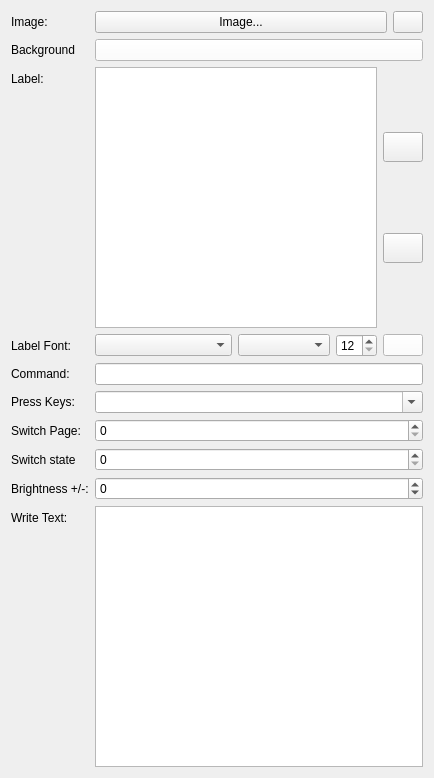
<?xml version="1.0" encoding="UTF-8"?>
<ui version="4.0">
 <class>ButtonForm</class>
 <widget class="QWidget" name="ButtonForm">
  <property name="geometry">
   <rect>
    <x>0</x>
    <y>0</y>
    <width>434</width>
    <height>778</height>
   </rect>
  </property>
  <property name="windowTitle">
   <string>Form</string>
  </property>
  <layout class="QFormLayout" name="formLayout">
   <item row="0" column="0">
    <widget class="QLabel" name="label">
     <property name="text">
      <string>Image:</string>
     </property>
    </widget>
   </item>
   <item row="0" column="1">
    <layout class="QHBoxLayout" name="horizontalLayout_2">
     <property name="spacing">
      <number>6</number>
     </property>
     <item>
      <widget class="QPushButton" name="add_image">
       <property name="text">
        <string>Image...</string>
       </property>
      </widget>
     </item>
     <item>
      <widget class="QPushButton" name="remove_image">
       <property name="sizePolicy">
        <sizepolicy hsizetype="Minimum" vsizetype="Minimum">
         <horstretch>0</horstretch>
         <verstretch>0</verstretch>
        </sizepolicy>
       </property>
       <property name="maximumSize">
        <size>
         <width>30</width>
         <height>16777215</height>
        </size>
       </property>
       <property name="toolTip">
        <string>Remove the image from the button</string>
       </property>
       <property name="text">
        <string/>
       </property>
       <property name="icon">
        <iconset resource="resources.qrc">
         <normaloff>:/icons/icons/cross.png</normaloff>:/icons/icons/cross.png</iconset>
       </property>
      </widget>
     </item>
    </layout>
   </item>
   <item row="1" column="0">
    <widget class="QLabel" name="label_9">
     <property name="text">
      <string>Background</string>
     </property>
    </widget>
   </item>
   <item row="1" column="1">
    <widget class="QPushButton" name="background_color">
     <property name="sizePolicy">
      <sizepolicy hsizetype="Preferred" vsizetype="Maximum">
       <horstretch>0</horstretch>
       <verstretch>0</verstretch>
      </sizepolicy>
     </property>
     <property name="maximumSize">
      <size>
       <width>16777215</width>
       <height>16777215</height>
      </size>
     </property>
     <property name="palette">
      <palette>
       <active>
        <colorrole role="WindowText">
         <brush brushstyle="SolidPattern">
          <color alpha="255">
           <red>0</red>
           <green>0</green>
           <blue>0</blue>
          </color>
         </brush>
        </colorrole>
        <colorrole role="Button">
         <brush brushstyle="SolidPattern">
          <color alpha="255">
           <red>255</red>
           <green>255</green>
           <blue>255</blue>
          </color>
         </brush>
        </colorrole>
        <colorrole role="Light">
         <brush brushstyle="SolidPattern">
          <color alpha="255">
           <red>255</red>
           <green>255</green>
           <blue>255</blue>
          </color>
         </brush>
        </colorrole>
        <colorrole role="Midlight">
         <brush brushstyle="SolidPattern">
          <color alpha="255">
           <red>255</red>
           <green>255</green>
           <blue>255</blue>
          </color>
         </brush>
        </colorrole>
        <colorrole role="Dark">
         <brush brushstyle="SolidPattern">
          <color alpha="255">
           <red>127</red>
           <green>127</green>
           <blue>127</blue>
          </color>
         </brush>
        </colorrole>
        <colorrole role="Mid">
         <brush brushstyle="SolidPattern">
          <color alpha="255">
           <red>170</red>
           <green>170</green>
           <blue>170</blue>
          </color>
         </brush>
        </colorrole>
        <colorrole role="Text">
         <brush brushstyle="SolidPattern">
          <color alpha="255">
           <red>0</red>
           <green>0</green>
           <blue>0</blue>
          </color>
         </brush>
        </colorrole>
        <colorrole role="BrightText">
         <brush brushstyle="SolidPattern">
          <color alpha="255">
           <red>255</red>
           <green>255</green>
           <blue>255</blue>
          </color>
         </brush>
        </colorrole>
        <colorrole role="ButtonText">
         <brush brushstyle="SolidPattern">
          <color alpha="255">
           <red>0</red>
           <green>0</green>
           <blue>0</blue>
          </color>
         </brush>
        </colorrole>
        <colorrole role="Base">
         <brush brushstyle="SolidPattern">
          <color alpha="255">
           <red>255</red>
           <green>255</green>
           <blue>255</blue>
          </color>
         </brush>
        </colorrole>
        <colorrole role="Window">
         <brush brushstyle="SolidPattern">
          <color alpha="255">
           <red>255</red>
           <green>255</green>
           <blue>255</blue>
          </color>
         </brush>
        </colorrole>
        <colorrole role="Shadow">
         <brush brushstyle="SolidPattern">
          <color alpha="255">
           <red>0</red>
           <green>0</green>
           <blue>0</blue>
          </color>
         </brush>
        </colorrole>
        <colorrole role="AlternateBase">
         <brush brushstyle="SolidPattern">
          <color alpha="255">
           <red>255</red>
           <green>255</green>
           <blue>255</blue>
          </color>
         </brush>
        </colorrole>
        <colorrole role="ToolTipBase">
         <brush brushstyle="SolidPattern">
          <color alpha="255">
           <red>255</red>
           <green>255</green>
           <blue>220</blue>
          </color>
         </brush>
        </colorrole>
        <colorrole role="ToolTipText">
         <brush brushstyle="SolidPattern">
          <color alpha="255">
           <red>0</red>
           <green>0</green>
           <blue>0</blue>
          </color>
         </brush>
        </colorrole>
        <colorrole role="PlaceholderText">
         <brush brushstyle="SolidPattern">
          <color alpha="128">
           <red>0</red>
           <green>0</green>
           <blue>0</blue>
          </color>
         </brush>
        </colorrole>
       </active>
       <inactive>
        <colorrole role="WindowText">
         <brush brushstyle="SolidPattern">
          <color alpha="255">
           <red>0</red>
           <green>0</green>
           <blue>0</blue>
          </color>
         </brush>
        </colorrole>
        <colorrole role="Button">
         <brush brushstyle="SolidPattern">
          <color alpha="255">
           <red>255</red>
           <green>255</green>
           <blue>255</blue>
          </color>
         </brush>
        </colorrole>
        <colorrole role="Light">
         <brush brushstyle="SolidPattern">
          <color alpha="255">
           <red>255</red>
           <green>255</green>
           <blue>255</blue>
          </color>
         </brush>
        </colorrole>
        <colorrole role="Midlight">
         <brush brushstyle="SolidPattern">
          <color alpha="255">
           <red>255</red>
           <green>255</green>
           <blue>255</blue>
          </color>
         </brush>
        </colorrole>
        <colorrole role="Dark">
         <brush brushstyle="SolidPattern">
          <color alpha="255">
           <red>127</red>
           <green>127</green>
           <blue>127</blue>
          </color>
         </brush>
        </colorrole>
        <colorrole role="Mid">
         <brush brushstyle="SolidPattern">
          <color alpha="255">
           <red>170</red>
           <green>170</green>
           <blue>170</blue>
          </color>
         </brush>
        </colorrole>
        <colorrole role="Text">
         <brush brushstyle="SolidPattern">
          <color alpha="255">
           <red>0</red>
           <green>0</green>
           <blue>0</blue>
          </color>
         </brush>
        </colorrole>
        <colorrole role="BrightText">
         <brush brushstyle="SolidPattern">
          <color alpha="255">
           <red>255</red>
           <green>255</green>
           <blue>255</blue>
          </color>
         </brush>
        </colorrole>
        <colorrole role="ButtonText">
         <brush brushstyle="SolidPattern">
          <color alpha="255">
           <red>0</red>
           <green>0</green>
           <blue>0</blue>
          </color>
         </brush>
        </colorrole>
        <colorrole role="Base">
         <brush brushstyle="SolidPattern">
          <color alpha="255">
           <red>255</red>
           <green>255</green>
           <blue>255</blue>
          </color>
         </brush>
        </colorrole>
        <colorrole role="Window">
         <brush brushstyle="SolidPattern">
          <color alpha="255">
           <red>255</red>
           <green>255</green>
           <blue>255</blue>
          </color>
         </brush>
        </colorrole>
        <colorrole role="Shadow">
         <brush brushstyle="SolidPattern">
          <color alpha="255">
           <red>0</red>
           <green>0</green>
           <blue>0</blue>
          </color>
         </brush>
        </colorrole>
        <colorrole role="AlternateBase">
         <brush brushstyle="SolidPattern">
          <color alpha="255">
           <red>255</red>
           <green>255</green>
           <blue>255</blue>
          </color>
         </brush>
        </colorrole>
        <colorrole role="ToolTipBase">
         <brush brushstyle="SolidPattern">
          <color alpha="255">
           <red>255</red>
           <green>255</green>
           <blue>220</blue>
          </color>
         </brush>
        </colorrole>
        <colorrole role="ToolTipText">
         <brush brushstyle="SolidPattern">
          <color alpha="255">
           <red>0</red>
           <green>0</green>
           <blue>0</blue>
          </color>
         </brush>
        </colorrole>
        <colorrole role="PlaceholderText">
         <brush brushstyle="SolidPattern">
          <color alpha="128">
           <red>0</red>
           <green>0</green>
           <blue>0</blue>
          </color>
         </brush>
        </colorrole>
       </inactive>
       <disabled>
        <colorrole role="WindowText">
         <brush brushstyle="SolidPattern">
          <color alpha="255">
           <red>127</red>
           <green>127</green>
           <blue>127</blue>
          </color>
         </brush>
        </colorrole>
        <colorrole role="Button">
         <brush brushstyle="SolidPattern">
          <color alpha="255">
           <red>255</red>
           <green>255</green>
           <blue>255</blue>
          </color>
         </brush>
        </colorrole>
        <colorrole role="Light">
         <brush brushstyle="SolidPattern">
          <color alpha="255">
           <red>255</red>
           <green>255</green>
           <blue>255</blue>
          </color>
         </brush>
        </colorrole>
        <colorrole role="Midlight">
         <brush brushstyle="SolidPattern">
          <color alpha="255">
           <red>255</red>
           <green>255</green>
           <blue>255</blue>
          </color>
         </brush>
        </colorrole>
        <colorrole role="Dark">
         <brush brushstyle="SolidPattern">
          <color alpha="255">
           <red>127</red>
           <green>127</green>
           <blue>127</blue>
          </color>
         </brush>
        </colorrole>
        <colorrole role="Mid">
         <brush brushstyle="SolidPattern">
          <color alpha="255">
           <red>170</red>
           <green>170</green>
           <blue>170</blue>
          </color>
         </brush>
        </colorrole>
        <colorrole role="Text">
         <brush brushstyle="SolidPattern">
          <color alpha="255">
           <red>127</red>
           <green>127</green>
           <blue>127</blue>
          </color>
         </brush>
        </colorrole>
        <colorrole role="BrightText">
         <brush brushstyle="SolidPattern">
          <color alpha="255">
           <red>255</red>
           <green>255</green>
           <blue>255</blue>
          </color>
         </brush>
        </colorrole>
        <colorrole role="ButtonText">
         <brush brushstyle="SolidPattern">
          <color alpha="255">
           <red>127</red>
           <green>127</green>
           <blue>127</blue>
          </color>
         </brush>
        </colorrole>
        <colorrole role="Base">
         <brush brushstyle="SolidPattern">
          <color alpha="255">
           <red>255</red>
           <green>255</green>
           <blue>255</blue>
          </color>
         </brush>
        </colorrole>
        <colorrole role="Window">
         <brush brushstyle="SolidPattern">
          <color alpha="255">
           <red>255</red>
           <green>255</green>
           <blue>255</blue>
          </color>
         </brush>
        </colorrole>
        <colorrole role="Shadow">
         <brush brushstyle="SolidPattern">
          <color alpha="255">
           <red>0</red>
           <green>0</green>
           <blue>0</blue>
          </color>
         </brush>
        </colorrole>
        <colorrole role="AlternateBase">
         <brush brushstyle="SolidPattern">
          <color alpha="255">
           <red>255</red>
           <green>255</green>
           <blue>255</blue>
          </color>
         </brush>
        </colorrole>
        <colorrole role="ToolTipBase">
         <brush brushstyle="SolidPattern">
          <color alpha="255">
           <red>255</red>
           <green>255</green>
           <blue>220</blue>
          </color>
         </brush>
        </colorrole>
        <colorrole role="ToolTipText">
         <brush brushstyle="SolidPattern">
          <color alpha="255">
           <red>0</red>
           <green>0</green>
           <blue>0</blue>
          </color>
         </brush>
        </colorrole>
        <colorrole role="PlaceholderText">
         <brush brushstyle="SolidPattern">
          <color alpha="128">
           <red>0</red>
           <green>0</green>
           <blue>0</blue>
          </color>
         </brush>
        </colorrole>
       </disabled>
      </palette>
     </property>
     <property name="toolTip">
      <string>Text Color</string>
     </property>
     <property name="text">
      <string/>
     </property>
    </widget>
   </item>
   <item row="2" column="0">
    <widget class="QLabel" name="label_2">
     <property name="text">
      <string>Label:</string>
     </property>
    </widget>
   </item>
   <item row="2" column="1">
    <layout class="QHBoxLayout" name="horizontalLayout_3">
     <item>
      <widget class="QTextEdit" name="text"/>
     </item>
     <item>
      <layout class="QVBoxLayout" name="verticalLayout_4">
       <item>
        <widget class="QPushButton" name="text_v_align">
         <property name="minimumSize">
          <size>
           <width>40</width>
           <height>30</height>
          </size>
         </property>
         <property name="maximumSize">
          <size>
           <width>30</width>
           <height>16777215</height>
          </size>
         </property>
         <property name="toolTip">
          <string>Text vertical alignment</string>
         </property>
         <property name="text">
          <string/>
         </property>
         <property name="icon">
          <iconset resource="resources.qrc">
           <normaloff>:/icons/icons/vertical-align.png</normaloff>:/icons/icons/vertical-align.png</iconset>
         </property>
        </widget>
       </item>
       <item>
        <widget class="QPushButton" name="text_h_align">
         <property name="minimumSize">
          <size>
           <width>40</width>
           <height>30</height>
          </size>
         </property>
         <property name="toolTip">
          <string>Text horizontal alignment</string>
         </property>
         <property name="text">
          <string/>
         </property>
         <property name="icon">
          <iconset resource="resources.qrc">
           <normaloff>:/icons/icons/horizontal-align.png</normaloff>:/icons/icons/horizontal-align.png</iconset>
         </property>
        </widget>
       </item>
      </layout>
     </item>
    </layout>
   </item>
   <item row="3" column="0">
    <widget class="QLabel" name="label_4">
     <property name="text">
      <string>Label Font:</string>
     </property>
    </widget>
   </item>
   <item row="3" column="1">
    <layout class="QHBoxLayout" name="horizontalLayout" stretch="3,2,1,1">
     <item>
      <widget class="QComboBox" name="text_font">
       <property name="sizePolicy">
        <sizepolicy hsizetype="Preferred" vsizetype="Fixed">
         <horstretch>0</horstretch>
         <verstretch>0</verstretch>
        </sizepolicy>
       </property>
       <property name="toolTip">
        <string>Text Font style</string>
       </property>
      </widget>
     </item>
     <item>
      <widget class="QComboBox" name="text_font_style">
       <property name="toolTip">
        <string>Text Font</string>
       </property>
      </widget>
     </item>
     <item>
      <widget class="QSpinBox" name="text_font_size">
       <property name="sizePolicy">
        <sizepolicy hsizetype="Fixed" vsizetype="Fixed">
         <horstretch>0</horstretch>
         <verstretch>0</verstretch>
        </sizepolicy>
       </property>
       <property name="toolTip">
        <string>Text Font size</string>
       </property>
       <property name="minimum">
        <number>12</number>
       </property>
       <property name="maximum">
        <number>72</number>
       </property>
      </widget>
     </item>
     <item>
      <widget class="QPushButton" name="text_color">
       <property name="sizePolicy">
        <sizepolicy hsizetype="Maximum" vsizetype="Maximum">
         <horstretch>0</horstretch>
         <verstretch>0</verstretch>
        </sizepolicy>
       </property>
       <property name="maximumSize">
        <size>
         <width>16777215</width>
         <height>16777215</height>
        </size>
       </property>
       <property name="palette">
        <palette>
         <active>
          <colorrole role="WindowText">
           <brush brushstyle="SolidPattern">
            <color alpha="255">
             <red>0</red>
             <green>0</green>
             <blue>0</blue>
            </color>
           </brush>
          </colorrole>
          <colorrole role="Button">
           <brush brushstyle="SolidPattern">
            <color alpha="255">
             <red>255</red>
             <green>255</green>
             <blue>255</blue>
            </color>
           </brush>
          </colorrole>
          <colorrole role="Light">
           <brush brushstyle="SolidPattern">
            <color alpha="255">
             <red>255</red>
             <green>255</green>
             <blue>255</blue>
            </color>
           </brush>
          </colorrole>
          <colorrole role="Midlight">
           <brush brushstyle="SolidPattern">
            <color alpha="255">
             <red>255</red>
             <green>255</green>
             <blue>255</blue>
            </color>
           </brush>
          </colorrole>
          <colorrole role="Dark">
           <brush brushstyle="SolidPattern">
            <color alpha="255">
             <red>127</red>
             <green>127</green>
             <blue>127</blue>
            </color>
           </brush>
          </colorrole>
          <colorrole role="Mid">
           <brush brushstyle="SolidPattern">
            <color alpha="255">
             <red>170</red>
             <green>170</green>
             <blue>170</blue>
            </color>
           </brush>
          </colorrole>
          <colorrole role="Text">
           <brush brushstyle="SolidPattern">
            <color alpha="255">
             <red>0</red>
             <green>0</green>
             <blue>0</blue>
            </color>
           </brush>
          </colorrole>
          <colorrole role="BrightText">
           <brush brushstyle="SolidPattern">
            <color alpha="255">
             <red>255</red>
             <green>255</green>
             <blue>255</blue>
            </color>
           </brush>
          </colorrole>
          <colorrole role="ButtonText">
           <brush brushstyle="SolidPattern">
            <color alpha="255">
             <red>0</red>
             <green>0</green>
             <blue>0</blue>
            </color>
           </brush>
          </colorrole>
          <colorrole role="Base">
           <brush brushstyle="SolidPattern">
            <color alpha="255">
             <red>255</red>
             <green>255</green>
             <blue>255</blue>
            </color>
           </brush>
          </colorrole>
          <colorrole role="Window">
           <brush brushstyle="SolidPattern">
            <color alpha="255">
             <red>255</red>
             <green>255</green>
             <blue>255</blue>
            </color>
           </brush>
          </colorrole>
          <colorrole role="Shadow">
           <brush brushstyle="SolidPattern">
            <color alpha="255">
             <red>0</red>
             <green>0</green>
             <blue>0</blue>
            </color>
           </brush>
          </colorrole>
          <colorrole role="AlternateBase">
           <brush brushstyle="SolidPattern">
            <color alpha="255">
             <red>255</red>
             <green>255</green>
             <blue>255</blue>
            </color>
           </brush>
          </colorrole>
          <colorrole role="ToolTipBase">
           <brush brushstyle="SolidPattern">
            <color alpha="255">
             <red>255</red>
             <green>255</green>
             <blue>220</blue>
            </color>
           </brush>
          </colorrole>
          <colorrole role="ToolTipText">
           <brush brushstyle="SolidPattern">
            <color alpha="255">
             <red>0</red>
             <green>0</green>
             <blue>0</blue>
            </color>
           </brush>
          </colorrole>
          <colorrole role="PlaceholderText">
           <brush brushstyle="SolidPattern">
            <color alpha="128">
             <red>0</red>
             <green>0</green>
             <blue>0</blue>
            </color>
           </brush>
          </colorrole>
         </active>
         <inactive>
          <colorrole role="WindowText">
           <brush brushstyle="SolidPattern">
            <color alpha="255">
             <red>0</red>
             <green>0</green>
             <blue>0</blue>
            </color>
           </brush>
          </colorrole>
          <colorrole role="Button">
           <brush brushstyle="SolidPattern">
            <color alpha="255">
             <red>255</red>
             <green>255</green>
             <blue>255</blue>
            </color>
           </brush>
          </colorrole>
          <colorrole role="Light">
           <brush brushstyle="SolidPattern">
            <color alpha="255">
             <red>255</red>
             <green>255</green>
             <blue>255</blue>
            </color>
           </brush>
          </colorrole>
          <colorrole role="Midlight">
           <brush brushstyle="SolidPattern">
            <color alpha="255">
             <red>255</red>
             <green>255</green>
             <blue>255</blue>
            </color>
           </brush>
          </colorrole>
          <colorrole role="Dark">
           <brush brushstyle="SolidPattern">
            <color alpha="255">
             <red>127</red>
             <green>127</green>
             <blue>127</blue>
            </color>
           </brush>
          </colorrole>
          <colorrole role="Mid">
           <brush brushstyle="SolidPattern">
            <color alpha="255">
             <red>170</red>
             <green>170</green>
             <blue>170</blue>
            </color>
           </brush>
          </colorrole>
          <colorrole role="Text">
           <brush brushstyle="SolidPattern">
            <color alpha="255">
             <red>0</red>
             <green>0</green>
             <blue>0</blue>
            </color>
           </brush>
          </colorrole>
          <colorrole role="BrightText">
           <brush brushstyle="SolidPattern">
            <color alpha="255">
             <red>255</red>
             <green>255</green>
             <blue>255</blue>
            </color>
           </brush>
          </colorrole>
          <colorrole role="ButtonText">
           <brush brushstyle="SolidPattern">
            <color alpha="255">
             <red>0</red>
             <green>0</green>
             <blue>0</blue>
            </color>
           </brush>
          </colorrole>
          <colorrole role="Base">
           <brush brushstyle="SolidPattern">
            <color alpha="255">
             <red>255</red>
             <green>255</green>
             <blue>255</blue>
            </color>
           </brush>
          </colorrole>
          <colorrole role="Window">
           <brush brushstyle="SolidPattern">
            <color alpha="255">
             <red>255</red>
             <green>255</green>
             <blue>255</blue>
            </color>
           </brush>
          </colorrole>
          <colorrole role="Shadow">
           <brush brushstyle="SolidPattern">
            <color alpha="255">
             <red>0</red>
             <green>0</green>
             <blue>0</blue>
            </color>
           </brush>
          </colorrole>
          <colorrole role="AlternateBase">
           <brush brushstyle="SolidPattern">
            <color alpha="255">
             <red>255</red>
             <green>255</green>
             <blue>255</blue>
            </color>
           </brush>
          </colorrole>
          <colorrole role="ToolTipBase">
           <brush brushstyle="SolidPattern">
            <color alpha="255">
             <red>255</red>
             <green>255</green>
             <blue>220</blue>
            </color>
           </brush>
          </colorrole>
          <colorrole role="ToolTipText">
           <brush brushstyle="SolidPattern">
            <color alpha="255">
             <red>0</red>
             <green>0</green>
             <blue>0</blue>
            </color>
           </brush>
          </colorrole>
          <colorrole role="PlaceholderText">
           <brush brushstyle="SolidPattern">
            <color alpha="128">
             <red>0</red>
             <green>0</green>
             <blue>0</blue>
            </color>
           </brush>
          </colorrole>
         </inactive>
         <disabled>
          <colorrole role="WindowText">
           <brush brushstyle="SolidPattern">
            <color alpha="255">
             <red>127</red>
             <green>127</green>
             <blue>127</blue>
            </color>
           </brush>
          </colorrole>
          <colorrole role="Button">
           <brush brushstyle="SolidPattern">
            <color alpha="255">
             <red>255</red>
             <green>255</green>
             <blue>255</blue>
            </color>
           </brush>
          </colorrole>
          <colorrole role="Light">
           <brush brushstyle="SolidPattern">
            <color alpha="255">
             <red>255</red>
             <green>255</green>
             <blue>255</blue>
            </color>
           </brush>
          </colorrole>
          <colorrole role="Midlight">
           <brush brushstyle="SolidPattern">
            <color alpha="255">
             <red>255</red>
             <green>255</green>
             <blue>255</blue>
            </color>
           </brush>
          </colorrole>
          <colorrole role="Dark">
           <brush brushstyle="SolidPattern">
            <color alpha="255">
             <red>127</red>
             <green>127</green>
             <blue>127</blue>
            </color>
           </brush>
          </colorrole>
          <colorrole role="Mid">
           <brush brushstyle="SolidPattern">
            <color alpha="255">
             <red>170</red>
             <green>170</green>
             <blue>170</blue>
            </color>
           </brush>
          </colorrole>
          <colorrole role="Text">
           <brush brushstyle="SolidPattern">
            <color alpha="255">
             <red>127</red>
             <green>127</green>
             <blue>127</blue>
            </color>
           </brush>
          </colorrole>
          <colorrole role="BrightText">
           <brush brushstyle="SolidPattern">
            <color alpha="255">
             <red>255</red>
             <green>255</green>
             <blue>255</blue>
            </color>
           </brush>
          </colorrole>
          <colorrole role="ButtonText">
           <brush brushstyle="SolidPattern">
            <color alpha="255">
             <red>127</red>
             <green>127</green>
             <blue>127</blue>
            </color>
           </brush>
          </colorrole>
          <colorrole role="Base">
           <brush brushstyle="SolidPattern">
            <color alpha="255">
             <red>255</red>
             <green>255</green>
             <blue>255</blue>
            </color>
           </brush>
          </colorrole>
          <colorrole role="Window">
           <brush brushstyle="SolidPattern">
            <color alpha="255">
             <red>255</red>
             <green>255</green>
             <blue>255</blue>
            </color>
           </brush>
          </colorrole>
          <colorrole role="Shadow">
           <brush brushstyle="SolidPattern">
            <color alpha="255">
             <red>0</red>
             <green>0</green>
             <blue>0</blue>
            </color>
           </brush>
          </colorrole>
          <colorrole role="AlternateBase">
           <brush brushstyle="SolidPattern">
            <color alpha="255">
             <red>255</red>
             <green>255</green>
             <blue>255</blue>
            </color>
           </brush>
          </colorrole>
          <colorrole role="ToolTipBase">
           <brush brushstyle="SolidPattern">
            <color alpha="255">
             <red>255</red>
             <green>255</green>
             <blue>220</blue>
            </color>
           </brush>
          </colorrole>
          <colorrole role="ToolTipText">
           <brush brushstyle="SolidPattern">
            <color alpha="255">
             <red>0</red>
             <green>0</green>
             <blue>0</blue>
            </color>
           </brush>
          </colorrole>
          <colorrole role="PlaceholderText">
           <brush brushstyle="SolidPattern">
            <color alpha="128">
             <red>0</red>
             <green>0</green>
             <blue>0</blue>
            </color>
           </brush>
          </colorrole>
         </disabled>
        </palette>
       </property>
       <property name="toolTip">
        <string>Text Color</string>
       </property>
       <property name="text">
        <string/>
       </property>
      </widget>
     </item>
    </layout>
   </item>
   <item row="5" column="0">
    <widget class="QLabel" name="label_3">
     <property name="text">
      <string>Command:</string>
     </property>
    </widget>
   </item>
   <item row="5" column="1">
    <widget class="QLineEdit" name="command"/>
   </item>
   <item row="6" column="0">
    <widget class="QLabel" name="label_5">
     <property name="text">
      <string>Press Keys:</string>
     </property>
    </widget>
   </item>
   <item row="6" column="1">
    <widget class="QComboBox" name="keys">
     <property name="editable">
      <bool>true</bool>
     </property>
     <item>
      <property name="text">
       <string notr="true"/>
      </property>
     </item>
     <item>
      <property name="text">
       <string notr="true">F11</string>
      </property>
     </item>
     <item>
      <property name="text">
       <string notr="true">alt+F4</string>
      </property>
     </item>
     <item>
      <property name="text">
       <string notr="true">ctrl+w</string>
      </property>
     </item>
     <item>
      <property name="text">
       <string notr="true">cmd+left</string>
      </property>
     </item>
     <item>
      <property name="text">
       <string notr="true">alt+plus</string>
      </property>
     </item>
     <item>
      <property name="text">
       <string notr="true">alt+delay+F3</string>
      </property>
     </item>
     <item>
      <property name="text">
       <string notr="true">backspace</string>
      </property>
     </item>
     <item>
      <property name="text">
       <string notr="true">right</string>
      </property>
     </item>
     <item>
      <property name="text">
       <string notr="true">page_up</string>
      </property>
     </item>
     <item>
      <property name="text">
       <string notr="true">media_volume_up</string>
      </property>
     </item>
     <item>
      <property name="text">
       <string notr="true">media_volume_down</string>
      </property>
     </item>
     <item>
      <property name="text">
       <string notr="true">media_volume_mute</string>
      </property>
     </item>
     <item>
      <property name="text">
       <string notr="true">media_previous</string>
      </property>
     </item>
     <item>
      <property name="text">
       <string notr="true">media_next</string>
      </property>
     </item>
     <item>
      <property name="text">
       <string notr="true">media_play_pause</string>
      </property>
     </item>
    </widget>
   </item>
   <item row="7" column="0">
    <widget class="QLabel" name="label_8">
     <property name="text">
      <string>Switch Page:</string>
     </property>
    </widget>
   </item>
   <item row="7" column="1">
    <widget class="QSpinBox" name="switch_page">
     <property name="minimum">
      <number>0</number>
     </property>
     <property name="maximum">
      <number>999999999</number>
     </property>
     <property name="value">
      <number>0</number>
     </property>
    </widget>
   </item>
   <item row="8" column="0">
    <widget class="QLabel" name="label_10">
     <property name="text">
      <string>Switch state</string>
     </property>
    </widget>
   </item>
   <item row="8" column="1">
    <widget class="QSpinBox" name="switch_state">
     <property name="maximum">
      <number>999999999</number>
     </property>
    </widget>
   </item>
   <item row="9" column="0">
    <widget class="QLabel" name="label_7">
     <property name="text">
      <string>Brightness +/-:</string>
     </property>
    </widget>
   </item>
   <item row="9" column="1">
    <widget class="QSpinBox" name="change_brightness">
     <property name="minimum">
      <number>-99</number>
     </property>
    </widget>
   </item>
   <item row="10" column="0">
    <widget class="QLabel" name="label_6">
     <property name="text">
      <string>Write Text:</string>
     </property>
    </widget>
   </item>
   <item row="10" column="1">
    <widget class="QPlainTextEdit" name="write"/>
   </item>
  </layout>
 </widget>
 <resources>
  <include location="resources.qrc"/>
 </resources>
 <connections/>
</ui>
